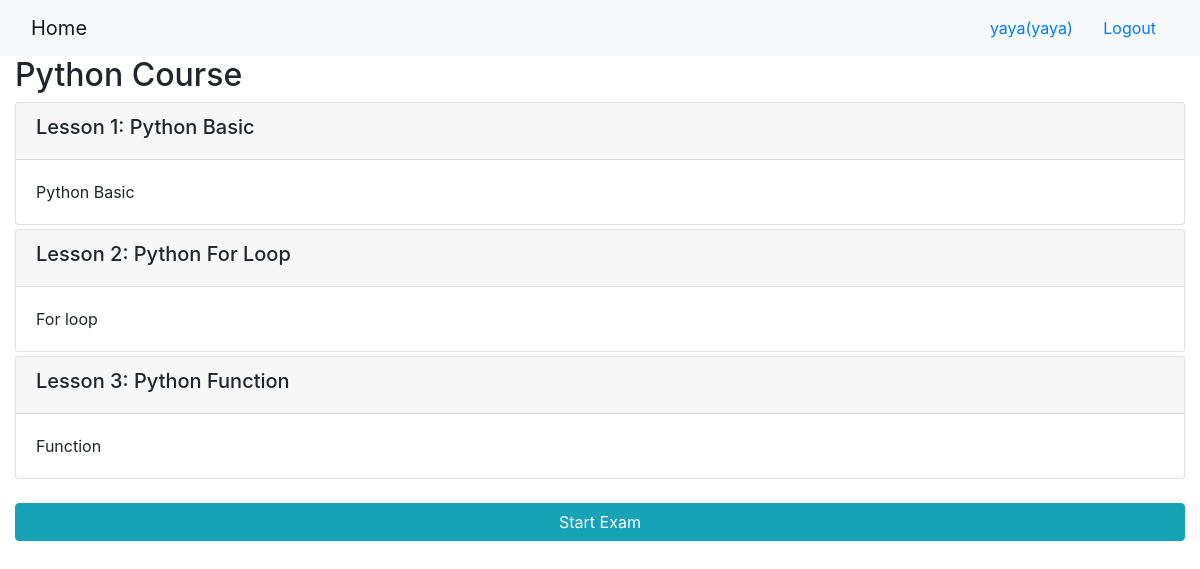
The app's page /onlinecourse/1/ (signed in) with its own data.
### onlinecourse/models.py (models this page shows, shortened)
class Course(models.Model):
    name = models.CharField(null=False, max_length=30, default='online course')
    image = models.ImageField(upload_to='course_images/')
    description = models.CharField(max_length=1000)
    pub_date = models.DateField(null=True)
    instructors = models.ManyToManyField(Instructor)
    users = models.ManyToManyField(settings.AUTH_USER_MODEL, through='Enrollment')
    total_enrollment = models.IntegerField(default=0)
    is_enrolled = False

class Lesson(models.Model):
    title = models.CharField(max_length=200, default="title")
    order = models.IntegerField(default=0)
    course = models.ForeignKey(Course, on_delete=models.CASCADE)
    content = models.TextField()

### onlinecourse/views.py (the view)
# urls.py: path('<int:pk>/', views.CourseDetailView.as_view(), name='course_details'),
class CourseDetailView(generic.DetailView):
    model = Course
    template_name = 'onlinecourse/course_detail_bootstrap.html'

### onlinecourse/templates/onlinecourse/course_detail_bootstrap.html (shortened to what this page needs)
<!DOCTYPE html>
<html lang="en">
<head>
     {% load static %}
    <link rel="stylesheet" href="https://maxcdn.bootstrapcdn.com/bootstrap/4.5.2/css/bootstrap.min.css">
</head>
<body>
    <nav class="navbar navbar-light bg-light">
        <div class="container-fluid">
            <div class="navbar-header">
                  <a class="navbar-brand" href="{% url 'onlinecourse:index' %}">Home</a>
            </div>
            <ul class="nav navbar-nav navbar-right">
                {% if user.is_authenticated %}
                <li>
                    <a class="btn btn-link" href="#">{{ user.first_name }}({{ user.username }})</a>
                    <a class="btn btn-link" href="{% url 'onlinecourse:logout' %}">Logout</a>
                </li>
                {% endif %}
            </ul>
        </div>
    </nav>
    <div class="container-fluid">
            <h2>{{ course.name }}</h2>
            <div class="card-columns-vertical">
                {% for lesson in course.lesson_set.all %}
                    <div class="card mt-1">
                        <div class="card-header"><h5>Lesson {{lesson.order|add:1}}: {{lesson.title}}</h5></div>
                        <div class="card-body">{{lesson.content}}</div>
                    </div>
                {% endfor %}
            </div>
            {% if user.is_authenticated %}
            <br>
            <button data-toggle="collapse" class="btn btn-info btn-block" data-target="#exam">Start Exam</button>
            <br>
            {% endif %}
    </div>
</body>
</html>

### records on screen
Course: name "Python Course"
Lesson: order|add "1", title "Python Basic", content "Python Basic"
Lesson: order|add "2", title "Python For Loop", content "For loop"
Lesson: order|add "3", title "Python Function", content "Function"

### other values on screen
{{ user.first_name }} "yaya"
{{ user.username }} "yaya"
